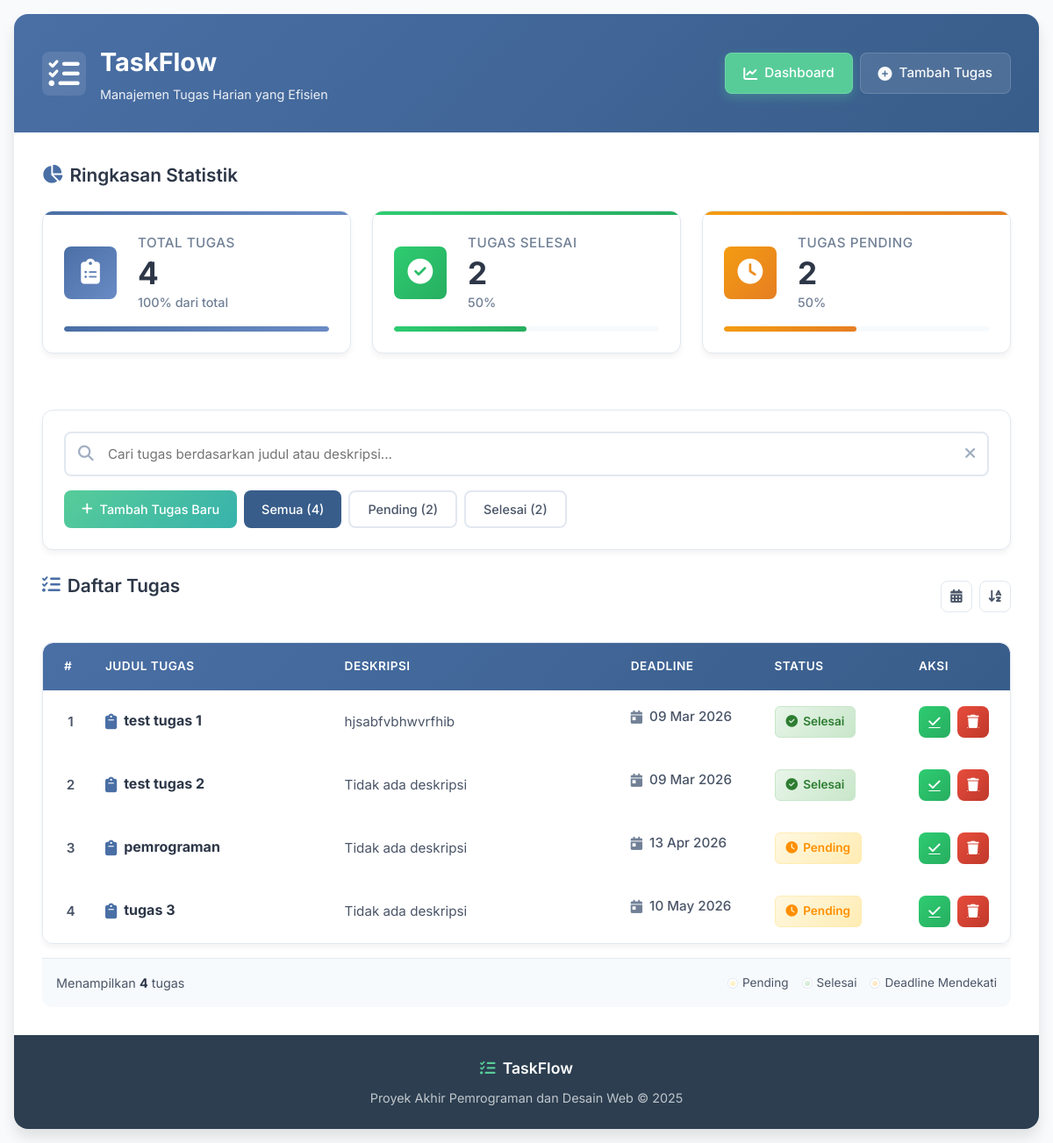
The page / on the database its author committed.
### tables this page shows
CREATE TABLE `tugas` (
  `id` int NOT NULL,
  `judul` varchar(255) NOT NULL,
  `deskripsi` text,
  `deadline` date DEFAULT NULL,
  `status` enum('Pending','Selesai') DEFAULT 'Pending'
);

### index.php (the view, shortened to what this page needs)
<?php
include __DIR__ . '/config.php';
?>
<!DOCTYPE html>
<html lang="id">
<head>
    <link rel="stylesheet" href="assets/css/style.css">
    <link rel="stylesheet" href="https://cdnjs.cloudflare.com/ajax/libs/font-awesome/6.4.0/css/all.min.css">
</head>
<body>
    <div class="container">
        <header>
            <div class="header-content">
                <div class="logo">
                    <i class="fas fa-tasks"></i>
                    <div class="logo-text">
                        <h1>TaskFlow</h1>
                        <p class="tagline">Manajemen Tugas Harian yang Efisien</p>
                    </div>
                </div>
                <nav>
                    <a href="index.php" class="nav-link active">
                        <i class="fas fa-chart-line"></i> Dashboard
                    </a>
                    <a href="tambah.php" class="nav-link">
                        <i class="fas fa-plus-circle"></i> Tambah Tugas
                    </a>
                </nav>
            </div>
        </header>
        <section class="dashboard-section">
            <h2 class="section-title">
                <i class="fas fa-chart-pie"></i> Ringkasan Statistik
            </h2>
            <div class="stats-grid">
                <?php
                $query_total = "SELECT COUNT(*) as total FROM tugas";
                $result_total = mysqli_query($koneksi, $query_total);
                $row_total = mysqli_fetch_assoc($result_total);
                $total = $row_total ? $row_total['total'] : 0;
                $query_selesai = "SELECT COUNT(*) as selesai FROM tugas WHERE status = 'Selesai'";
                $result_selesai = mysqli_query($koneksi, $query_selesai);
                $row_selesai = mysqli_fetch_assoc($result_selesai);
                $selesai = $row_selesai ? $row_selesai['selesai'] : 0;
                $query_pending = "SELECT COUNT(*) as pending FROM tugas WHERE status = 'Pending'";
                $result_pending = mysqli_query($koneksi, $query_pending);
                $row_pending = mysqli_fetch_assoc($result_pending);
                $pending = $row_pending ? $row_pending['pending'] : 0;
                ?>
                <div class="stat-card">
                    <div class="stat-content">
                        <div class="stat-icon">
                            <i class="fas fa-clipboard-list"></i>
                        </div>
                        <div class="stat-info">
                            <h3>Total Tugas</h3>
                            <p class="stat-number"><?php echo $total; ?></p>
                            <p class="stat-percent">100% dari total</p>
                        </div>
                    </div>
                    <div class="stat-progress">
                        <div class="progress-bar" style="width: <?php echo $total > 0 ? '100%' : '0%'; ?>"></div>
                    </div>
                </div>
                <div class="stat-card">
                    <div class="stat-content">
                        <div class="stat-icon">
                            <i class="fas fa-check-circle"></i>
                        </div>
                        <div class="stat-info">
                            <h3>Tugas Selesai</h3>
                            <p class="stat-number"><?php echo $selesai; ?></p>
                            <p class="stat-percent">
                                <?php echo $total > 0 ? round(($selesai/$total)*100, 1) : '0'; ?>%
                            </p>
                        </div>
                    </div>
                    <div class="stat-progress">
                        <div class="progress-bar" style="width: <?php echo $total > 0 ? ($selesai/$total)*100 : 0; ?>%"></div>
                    </div>
                </div>
                <div class="stat-card">
                    <div class="stat-content">
                        <div class="stat-icon">
                            <i class="fas fa-clock"></i>
                        </div>
                        <div class="stat-info">
                            <h3>Tugas Pending</h3>
                            <p class="stat-number"><?php echo $pending; ?></p>
                            <p class="stat-percent">
                                <?php echo $total > 0 ? round(($pending/$total)*100, 1) : '0'; ?>%
                            </p>
                        </div>
                    </div>
                    <div class="stat-progress">
                        <div class="progress-bar" style="width: <?php echo $total > 0 ? ($pending/$total)*100 : 0; ?>%"></div>
                    </div>
                </div>
            </div>
        </section>
        <section class="action-section">
            <div class="search-container">
                <div class="search-box">
                    <i class="fas fa-search"></i>
                    <input type="text" id="search-input" placeholder="Cari tugas berdasarkan judul atau deskripsi...">
                    <button id="search-clear" class="btn-icon">
                        <i class="fas fa-times"></i>
                    </button>
                </div>
                <div class="quick-actions">
                    <a href="tambah.php" class="btn-action btn-primary">
                        <i class="fas fa-plus"></i> Tambah Tugas Baru
                    </a>
                    <button id="filter-all" class="btn-action btn-secondary active">
                        Semua (<?php echo $total; ?>)
                    </button>
                    <button id="filter-pending" class="btn-action btn-outline">
                        Pending (<?php echo $pending; ?>)
                    </button>
                    <button id="filter-completed" class="btn-action btn-outline">
                        Selesai (<?php echo $selesai; ?>)
                    </button>
                </div>
            </div>
        </section>
        <section class="tasks-section">
            <div class="section-header">
                <h2 class="section-title">
                    <i class="fas fa-list-check"></i> Daftar Tugas
                </h2>
                <div class="section-actions">
                    <button id="sort-deadline" class="btn-icon" title="Urutkan deadline">
                        <i class="fas fa-calendar-alt"></i>
                    </button>
                    <button id="sort-status" class="btn-icon" title="Urutkan status">
                        <i class="fas fa-sort-alpha-down"></i>
                    </button>
                </div>
            </div>
            <?php if ($total == 0): ?>
            <div class="empty-state">
                <div class="empty-icon">
                    <i class="fas fa-clipboard"></i>
                </div>
                <h3>Belum Ada Tugas</h3>
                <p>Mulai dengan menambahkan tugas pertama Anda</p>
                <a href="tambah.php" class="btn-action btn-primary btn-large">
                    <i class="fas fa-plus"></i> Buat Tugas Pertama
                </a>
            </div>
            <?php else: ?>
            <div class="table-responsive">
                <table class="tasks-table">
                    <thead>
                        <tr>
                            <th width="5%">#</th>
                            <th width="25%">Judul Tugas</th>
                            <th width="30%">Deskripsi</th>
                            <th width="15%">Deadline</th>
                            <th width="15%">Status</th>
                            <th width="10%">Aksi</th>
                        </tr>
                    </thead>
                    <tbody id="tasks-body">
                        <?php
                        $query = "SELECT * FROM tugas ORDER BY deadline ASC, status ASC";
                        $result = mysqli_query($koneksi, $query);
                        $no = 1;
                        while ($row = mysqli_fetch_assoc($result)) {
                            $status_class = ($row['status'] == 'Selesai') ? 'status-completed' : 'status-pending';
                            $status_text = ($row['status'] == 'Selesai') ? 'Selesai' : 'Pending';
                            $status_icon = ($row['status'] == 'Selesai') ? 'fa-check-circle' : 'fa-clock';
                            $deadline_formatted = !empty($row['deadline']) ? date('d M Y', strtotime($row['deadline'])) : 'Tanpa deadline';
                            $deadline_warning = '';
                            ?>
                            <tr class="task-row <?php echo $status_class . ' ' . $deadline_warning; ?>">
                                <td class="task-number"><?php echo $no++; ?></td>
                                <td class="task-title">
                                    <div class="task-title-content">
                                        <i class="fas fa-clipboard"></i>
                                        <div>
                                            <strong><?php echo htmlspecialchars($row['judul']); ?></strong>
                                        </div>
                                    </div>
                                </td>
                                <td class="task-description">
                                    <?php
                                    $desc = htmlspecialchars($row['deskripsi']);
                                    echo !empty($desc) ? $desc : '<span class="text-muted">Tidak ada deskripsi</span>';
                                    ?>
                                </td>
                                <td class="task-deadline <?php echo $deadline_warning; ?>">
                                    <i class="fas fa-calendar-day"></i>
                                    <?php echo $deadline_formatted; ?>
                                </td>
                                <td class="task-status">
                                    <span class="status-badge <?php echo $status_class; ?>">
                                        <i class="fas <?php echo $status_icon; ?>"></i>
                                        <?php echo $status_text; ?>
                                    </span>
                                </td>
                                <td class="task-actions">
                                    <div class="action-buttons">
                                        <a href="update_status.php?id=<?php echo $row['id']; ?>"
                                           class="btn-icon btn-status"
                                           title="<?php echo $row['status'] == 'Pending' ? 'Tandai Selesai' : 'Tandai Pending'; ?>">
                                            <i class="fas fa-check"></i>
                                        </a>
                                        <a href="hapus.php?id=<?php echo $row['id']; ?>"
                                           class="btn-icon btn-delete"
                                           title="Hapus Tugas"
                                           onclick="return confirm('Apakah Anda yakin ingin menghapus tugas ini?')">
                                            <i class="fas fa-trash"></i>
                                        </a>
                                    </div>
                                </td>
                            </tr>
                        <?php } ?>
                    </tbody>
                </table>
            </div>
            <div class="table-footer">
                <div class="table-summary">
                    Menampilkan <strong><?php echo $total; ?></strong> tugas
                </div>
                <div class="table-legend">
                    <span class="legend-item">
                        <span class="legend-color pending"></span> Pending
                    </span>
                    <span class="legend-item">
                        <span class="legend-color completed"></span> Selesai
                    </span>
                    <span class="legend-item">
                        <span class="legend-color near"></span> Deadline Mendekati
                    </span>
                </div>
            </div>
            <?php endif; ?>
        </section>
        <footer>
            <div class="footer-content">
                <div class="footer-logo">
                    <i class="fas fa-tasks"></i>
                    <span>TaskFlow</span>
                </div>
                <p class="footer-text">
                    Proyek Akhir Pemrograman dan Desain Web &copy; 2025
                </p>
            </div>
        </footer>
    </div>
</body>
</html>

### rows shown on the page
tugas: judul "test tugas 1", deskripsi "hjsabfvbhwvrfhib", deadline "09 Mar 2026", status "Selesai"
tugas: judul "test tugas 2", shows "Tidak ada deskripsi", deadline "09 Mar 2026", status "Selesai"
tugas: judul "pemrograman", shows "Tidak ada deskripsi", deadline "13 Apr 2026", status "Pending"
tugas: judul "tugas 3", shows "Tidak ada deskripsi", deadline "10 May 2026", status "Pending"

### other values the page prints
$total "4"
$selesai "2"
$pending "2"
